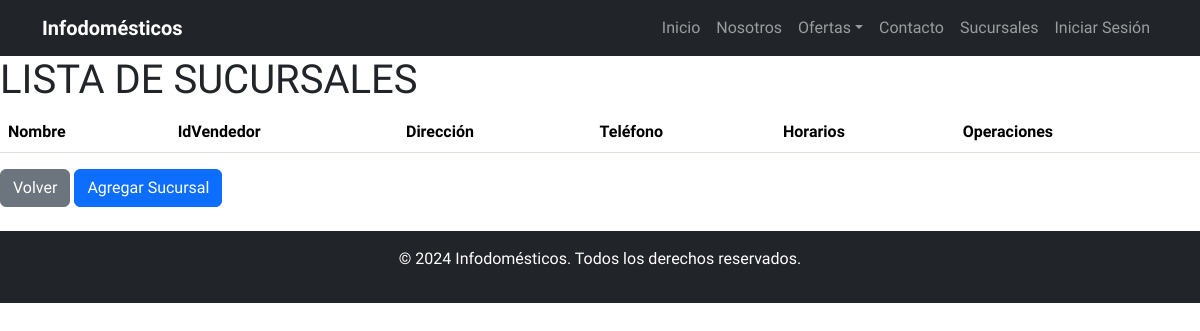
The app's page /admin/sucursal/listar.php, older data.
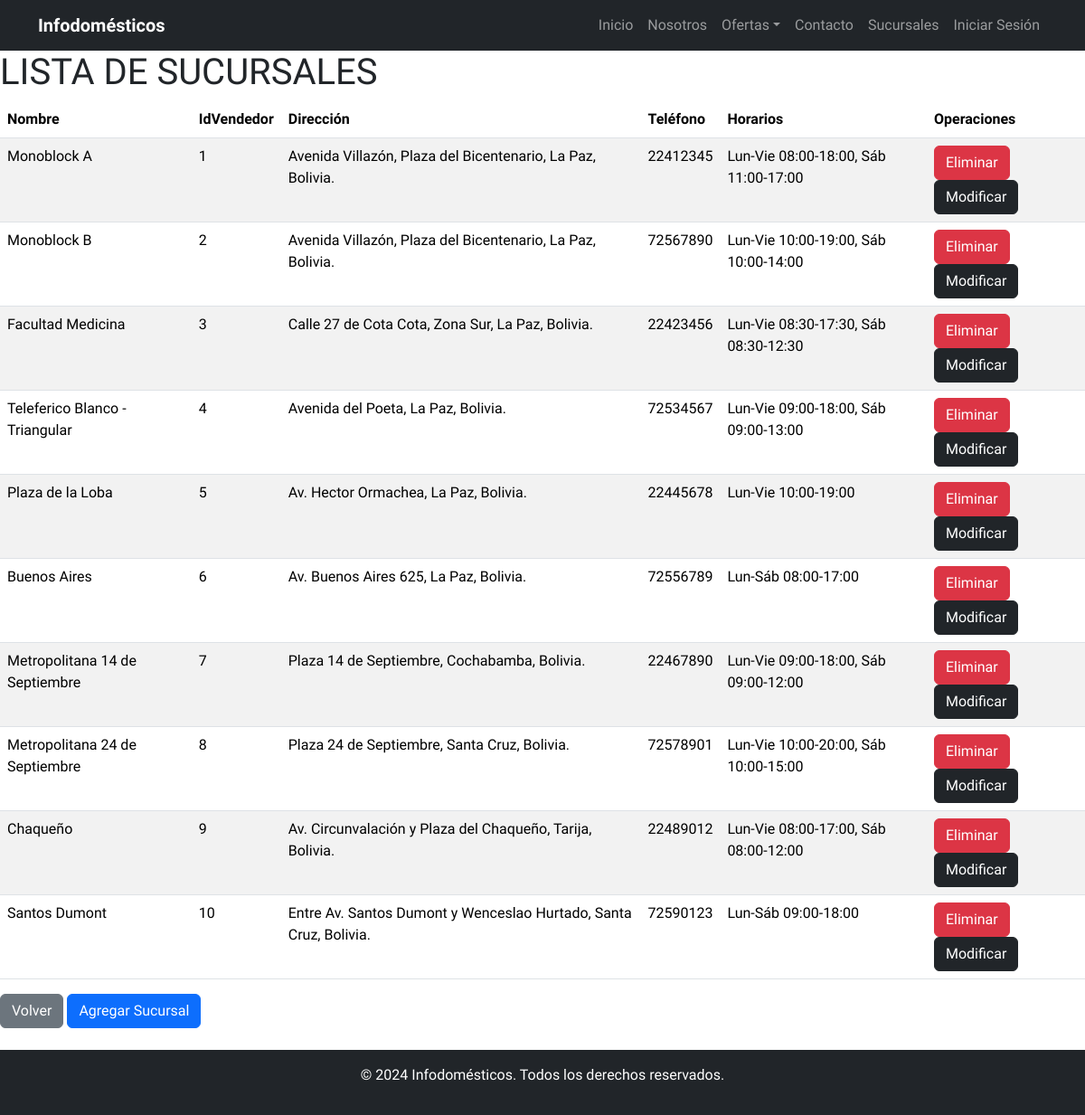
The same page, newer data.
### tables this page shows
CREATE TABLE `sucursal` (
  `idsucursal` int(11) NOT NULL,
  `nombre` varchar(50) NOT NULL,
  `idvendedor` int(11) DEFAULT NULL,
  `direccion` varchar(200) NOT NULL,
  `telefono` varchar(15) DEFAULT NULL,
  `horarios` varchar(50) DEFAULT NULL,
  `iframe` varchar(1000) NOT NULL,
  `estado` enum('activo','desactivo') NOT NULL
);

### admin/sucursal/listar.php (the view, shortened to what this page needs)
<?php
include "../../includes/templates/header.php";
?>
<main class="contenedor seccion">
    <h1>LISTA DE SUCURSALES</h1>
    <table class="table table-striped">
        <thead>
            <th>Nombre</th>
            <th>IdVendedor</th>
            <th>Dirección</th>
            <th>Teléfono</th>
            <th>Horarios</th>
            <th>Operaciones</th>
        </thead>
        <tbody>
            <?php
                $db = conectarDB();
                $consql = "SELECT * FROM sucursal WHERE estado LIKE 'activo'";
                $res = mysqli_query($db, $consql);
                if ($res) {
                    while ($reg = mysqli_fetch_array($res)) {
                        echo "<tr>";
                        echo "<td>".$reg['nombre']."</td>";
                        echo "<td>".$reg['idvendedor']."</td>";
                        echo "<td>".$reg['direccion']."</td>";
                        echo "<td>".$reg['telefono']."</td>";
                        echo "<td>".$reg['horarios']."</td>";
                        echo "<td>
                            <a href='eliminar.php?cod=".$reg['idsucursal']."' class='btn btn-danger'>Eliminar</a>
                            <a href='actualizar.php?cod=".$reg['idsucursal']."' class='btn btn-dark'>Modificar</a>
                        </td>";
                        echo "</tr>";
                    }
                } else {
                    echo "<tr><td colspan='5'>Error en la consulta: " . mysqli_error($db) . "</td></tr>";
                }
            ?>
        </tbody>
    </table>
    <div class="botones">
        <a href="/ElectrodomesticosWeb3/admin/indexAdmin.php" class="btn btn-secondary">Volver</a>
        <a href="../sucursal/crear.php" class="btn btn-primary">Agregar Sucursal</a><br><br>
    </div>
</main>
<?php
include "../../includes/templates/footer.php";
?>

Row changes from the older to the newer data that the page shows:
now on this page (row edited): sucursal: nombre "Monoblock A", idvendedor "1", direccion "Avenida Villazón, Plaza del Bicentenario, La Paz, Bolivia.", telefono "22412345", horarios "Lun-Vie 08:00-18:00, Sáb 11:00-17:00"
now on this page (row edited): sucursal: nombre "Monoblock B", idvendedor "2", direccion "Avenida Villazón, Plaza del Bicentenario, La Paz, Bolivia.", telefono "72567890", horarios "Lun-Vie 10:00-19:00, Sáb 10:00-14:00"
now on this page (row edited): sucursal: nombre "Facultad Medicina", idvendedor "3", direccion "Calle 27 de Cota Cota, Zona Sur, La Paz, Bolivia.", telefono "22423456", horarios "Lun-Vie 08:30-17:30, Sáb 08:30-12:30"
now on this page (row edited): sucursal: nombre "Teleferico Blanco - Triangular", idvendedor "4", direccion "Avenida del Poeta, La Paz, Bolivia.", telefono "72534567", horarios "Lun-Vie 09:00-18:00, Sáb 09:00-13:00"
now on this page (row edited): sucursal: nombre "Plaza de la Loba", idvendedor "5", direccion "Av. Hector Ormachea, La Paz, Bolivia.", telefono "22445678", horarios "Lun-Vie 10:00-19:00"
now on this page (row edited): sucursal: nombre "Buenos Aires", idvendedor "6", direccion "Av. Buenos Aires 625, La Paz, Bolivia.", telefono "72556789", horarios "Lun-Sáb 08:00-17:00"
now on this page (row edited): sucursal: nombre "Metropolitana 14 de Septiembre", idvendedor "7", direccion "Plaza 14 de Septiembre, Cochabamba, Bolivia.", telefono "22467890", horarios "Lun-Vie 09:00-18:00, Sáb 09:00-12:00"
now on this page (row edited): sucursal: nombre "Metropolitana 24 de Septiembre", idvendedor "8", direccion "Plaza 24 de Septiembre, Santa Cruz, Bolivia.", telefono "72578901", horarios "Lun-Vie 10:00-20:00, Sáb 10:00-15:00"
now on this page (row edited): sucursal: nombre "Chaqueño", idvendedor "9", direccion "Av. Circunvalación y Plaza del Chaqueño, Tarija, Bolivia.", telefono "22489012", horarios "Lun-Vie 08:00-17:00, Sáb 08:00-12:00"
now on this page (row edited): sucursal: nombre "Santos Dumont", idvendedor "10", direccion "Entre Av. Santos Dumont y Wenceslao Hurtado, Santa Cruz, Bolivia.", telefono "72590123", horarios "Lun-Sáb 09:00-18:00"
